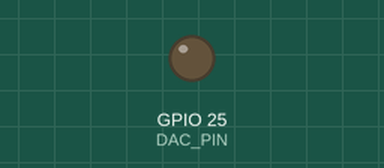
The sketch below on a simulated ESP32. Parts: output pins drawn as LEDs (lit = HIGH).

Above: at 0.05 s.
At 6.25 s:
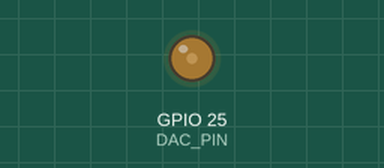
At 12.45 s:
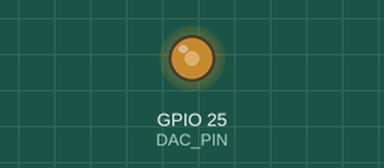
At 24.95 s:
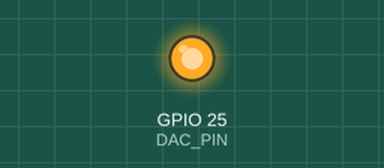
Timing chart, 0 to 32.5 s (numbered marks = the images above):
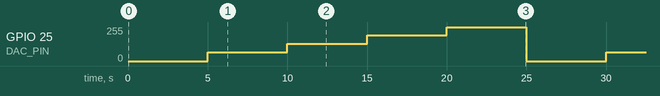

The sketch:

BCA188_Lab4_Example5_DAC.ino
```cpp
#include <Arduino.h>

const int DAC_PIN = 25;

void setup() {
  dacWrite(DAC_PIN, 0);
}

void loop() {
  dacWrite(DAC_PIN, 0);
  delay(5000);

  dacWrite(DAC_PIN, 64);
  delay(5000);

  dacWrite(DAC_PIN, 128);
  delay(5000);

  dacWrite(DAC_PIN, 192);
  delay(5000);

  dacWrite(DAC_PIN, 255);
  delay(5000);
}
```

Measured:
- by itself, GPIO 25 (DAC_PIN): repeats every 25.0 s: 128/255 5.0 s, 192/255 5.0 s, 255/255 5.0 s, 0/255 5.0 s, 64/255 5.0 s
